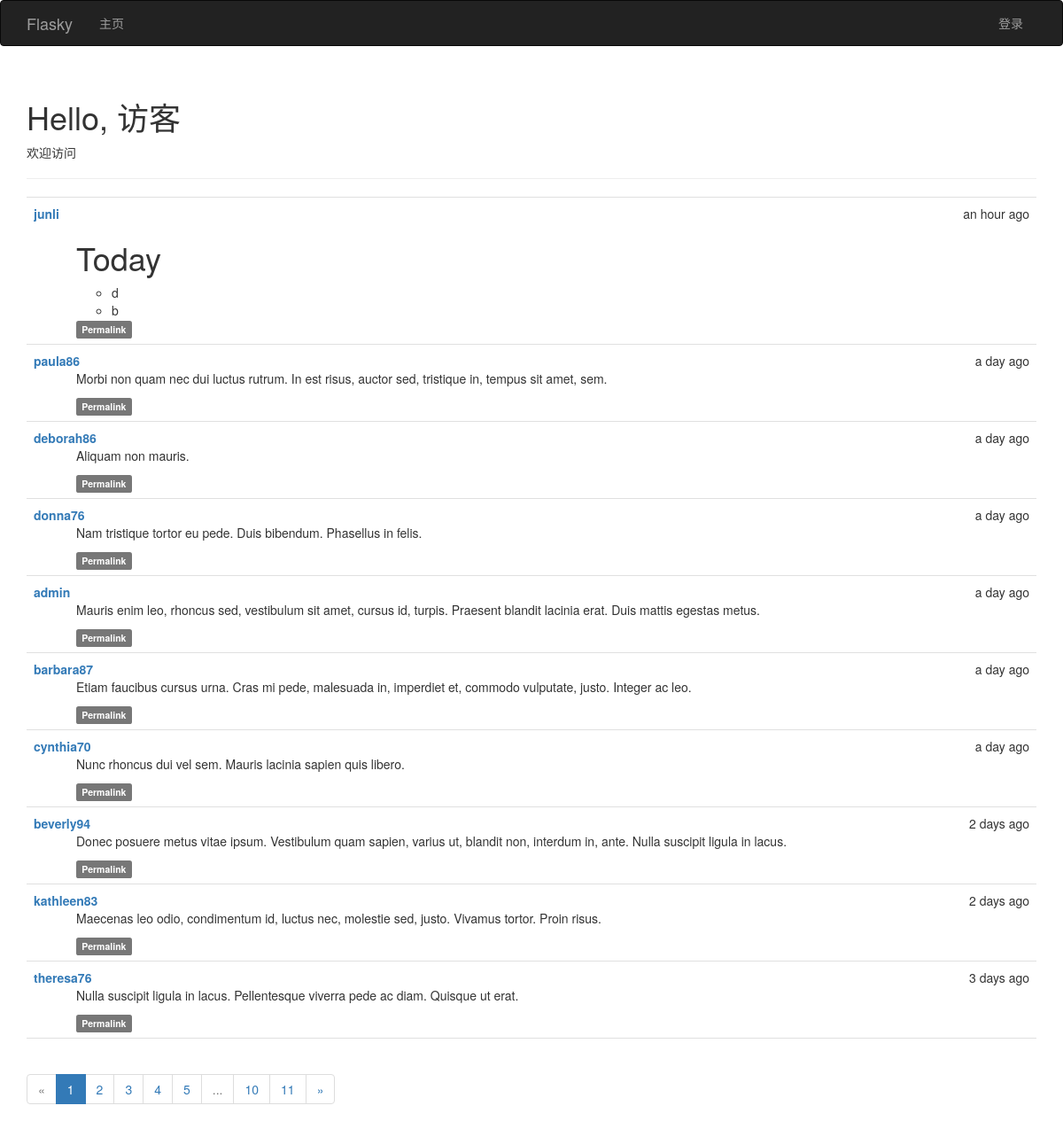
The page / on the database its author committed.
### app/models.py (models this page shows, shortened)
class Post(db.Model):
    __tablename__ = 'posts'
    id = db.Column(db.Integer, primary_key=True)
    body = db.Column(db.Text)
    timestamp = db.Column(db.DateTime, index=True, default=datetime.utcnow)
    author_id = db.Column(db.Integer, db.ForeignKey('users.id'))
    body_html = db.Column(db.Text)

class User(UserMixin, db.Model):
    __tablename__ = 'users'
    id = db.Column(db.Integer, primary_key=True)
    username = db.Column(db.String(64), unique=True, index=True)
    email = db.Column(db.String(64), unique=True,index=True)
    role_id = db.Column(db.Integer, db.ForeignKey('roles.id'))
    password_hash = db.Column(db.String(128))
    confirmed = db.Column(db.Boolean, default= False)
    name = db.Column(db.String(64))
    location = db.Column(db.String(128))
    about_me = db.Column(db.Text())
    member_since = db.Column(db.DateTime(), default=datetime.utcnow)
    last_seen = db.Column(db.DateTime(), default=datetime.utcnow)
    posts = db.relationship('Post', backref='author', lazy='dynamic')
    followed = db.relationship('Follow', foreign_keys=[Follow.follower_id], backref=db.backref('follower', lazy='joined')
                               , lazy='dynamic', cascade='all,delete-orphan')
    followers = db.relationship('Follow', foreign_keys=[Follow.followed_id], backref=db.backref('followed',lazy='joined')
                                , lazy='dynamic',cascade='all,delete-orphan')
    @property
    def password(self):
        raise AttributeError('password is not a readable attribute')

### app/main/views.py (the view)
@main.route('/',methods=['GET','POST'])
def index():
    form = PostForm()
    if current_user.can(Permission.WRITE_ARTICLES) and form.validate_on_submit():
        post = Post(body=form.body.data, author=current_user._get_current_object())
        db.session.add(post)
        return redirect(url_for('.index'))
    page = request.args.get('page',1, type=int)
    pagination = Post.query.order_by(Post.timestamp.desc()).paginate(page,
                per_page=current_app.config['FLASKY_POSTS_PER_PAGE'], error_out=False)
    posts = pagination.items
    return render_template('index.html', form = form, posts=posts, pagination=pagination)

### app/auth/views.py (called while the page is built)
@auth.before_app_request
def before_request():
    if current_user.is_authenticated:
        current_user.ping()
        if not current_user.confirmed and request.endpoint[:5] != 'auth.':
            return redirect(url_for('auth.unconfirmed'))

### app/main/__init__.py (called while the page is built)
@main.app_context_processor
def inject_permissions():
    return dict(Permission=Permission)

### app/models.py (called while the page is built)
    def can(self, permission):
        return False

    def is_administrator(self):
        return False

### app/templates/index.html (shortened to what this page needs)
{%  extends "base.html" %}
{%  import "bootstrap/wtf.html" as wtf %}
{%  import "_macros.html" as macros %}
{% block page_content %}
    <div class="page-header">
        <h1>Hello, {% if current_user.is_authenticated %}{{ current_user.username }} {% else %} 访客{% endif %} </h1>
        {% if not known %}
            <p>欢迎访问</p>
         {% else %}
            <p>欢迎再次光临！</p>
        {% endif %}
    </div>
    <div>
  {%  include '_posts.html' %}
    {% if pagination %}
        <div class="pagination">
            {{ macros.pagination_widget(pagination,'.index') }}
        </div>
    {% endif %}
    </div>
{% endblock %}

### app/templates/_posts.html (shortened to what this page needs)
  <ul class="posts">
        {% for post in posts %}
            <li class="post">
                <div class="post-date">
                    {{ moment(post.timestamp).fromNow() }}
                </div>
                <div class="post-author">
                    <a href="{{ url_for('.user', username=post.author.username) }}">{{ post.author.username }}</a>
                </div>
                <div class="post-content">
                    {% if post.body_html %}
                        {{  post.body_html | safe }}
                    {% else %}
                        {{ post.body }}
                    {% endif %}
                    <div class="post-footer">
                        <a href="{{ url_for('.post', id=post.id) }}">
                            <span class="label label-default">Permalink</span>
                        </a>
                    </div>
                </div>
            </li>
        {% endfor %}
    </ul>

### app/static/style.css (style rules this page uses)
ul.posts { list-style-type: none; padding: 0px; margin: 16px 0px 0px 0px; border-top: 1px solid #e0e0e0; }
ul.posts li.post { padding: 8px; border-bottom: 1px solid #e0e0e0; }
div.post-date { float: right; }
div.post-author { font-weight: bold; }
div.post-content { margin-left: 48px; min-height: 48px; }

### rows shown on the page
Post: timestamp "an hour ago", author.username "junli", body_html "Today d b"
Post: timestamp "a day ago", author.username "paula86", body_html "Morbi non quam nec dui luctus rutrum. In est risus, auctor sed, tristique in, tempus sit amet, sem."
Post: timestamp "a day ago", author.username "deborah86", body_html "Aliquam non mauris."
Post: timestamp "a day ago", author.username "donna76", body_html "Nam tristique tortor eu pede. Duis bibendum. Phasellus in felis."
Post: timestamp "a day ago", author.username "admin", body_html "Mauris enim leo, rhoncus sed, vestibulum sit amet, cursus id, turpis. Praesent blandit lacinia erat. Duis mattis egestas metus."
Post: timestamp "a day ago", author.username "barbara87", body_html "Etiam faucibus cursus urna. Cras mi pede, malesuada in, imperdiet et, commodo vulputate, justo. Integer ac leo."
Post: timestamp "a day ago", author.username "cynthia70", body_html "Nunc rhoncus dui vel sem. Mauris lacinia sapien quis libero."
Post: timestamp "2 days ago", author.username "beverly94", body_html "Donec posuere metus vitae ipsum. Vestibulum quam sapien, varius ut, blandit non, interdum in, ante. Nulla suscipit ligula in lacus."
Post: timestamp "2 days ago", author.username "kathleen83", body_html "Maecenas leo odio, condimentum id, luctus nec, molestie sed, justo. Vivamus tortor. Proin risus."
Post: timestamp "3 days ago", author.username "theresa76", body_html "Nulla suscipit ligula in lacus. Pellentesque viverra pede ac diam. Quisque ut erat."

### other values the page prints
{{ p }} "1"
{{ p }} "2" "3" "4" "5" "10" "11"
